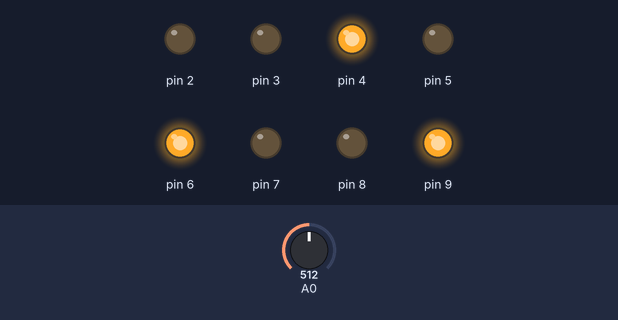
The sketch below on a simulated Arduino Uno, built with avr-gcc and run on an emulated ATmega328P. On the bench: output pins drawn as LEDs (lit = HIGH). The test bench sets the inputs (shaded band); at power-on: A0 = 512.

Above: at 1.2 s.
1.3 s: A0 set to 516
At 2.2 s:
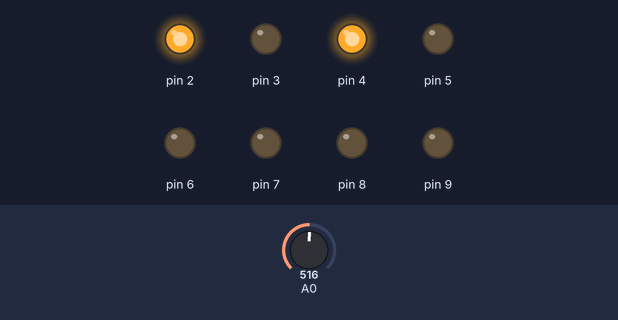
2.8 s: A0 set to 716
At 3.5 s:
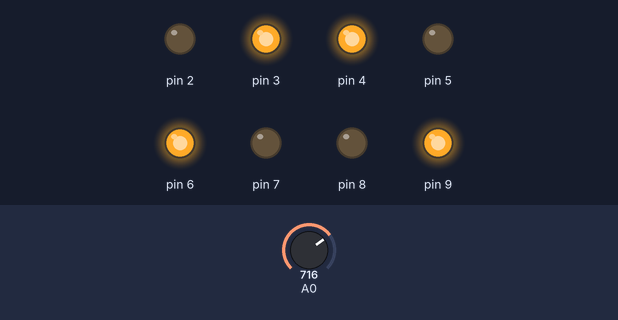
4.3 s: A0 set to 722
At 5.5 s:
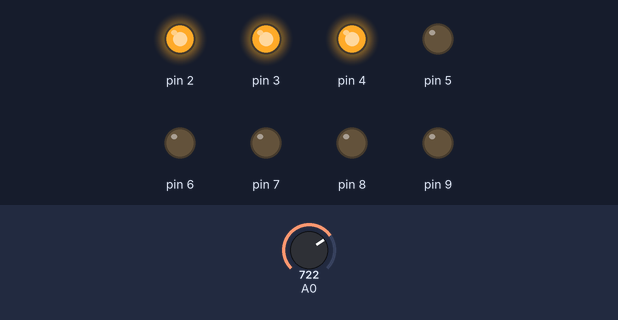
5.8 s: A0 set to 900
At 6.9 s:
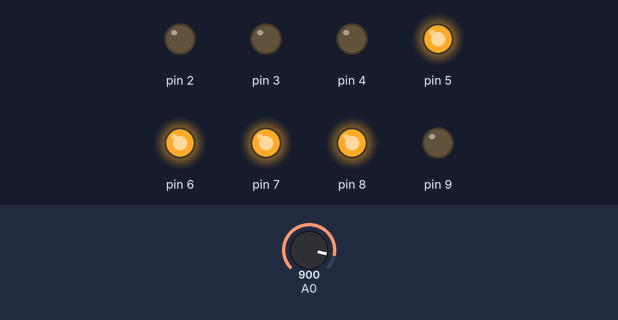
7.3 s: A0 set to 907
At 8.0 s:
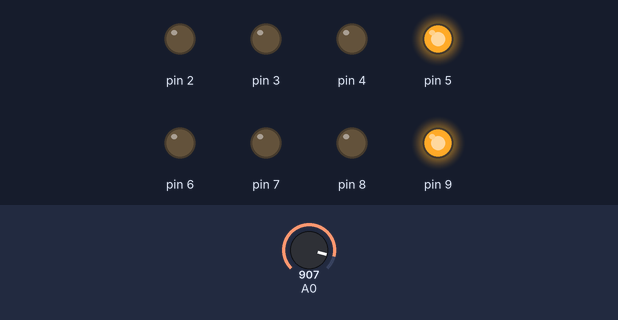
8.8 s: A0 set to 511
At 9.2 s:
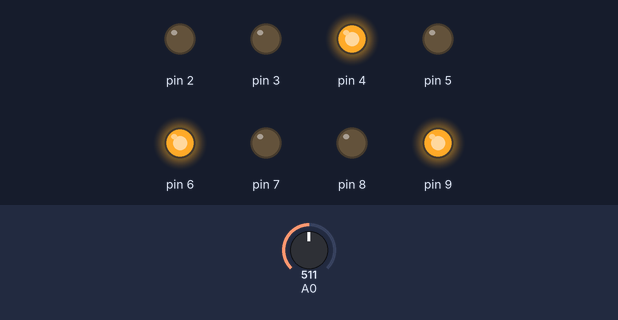
Timing chart, 0 to 11.3 s (numbered marks = the images above; inputs shaded):
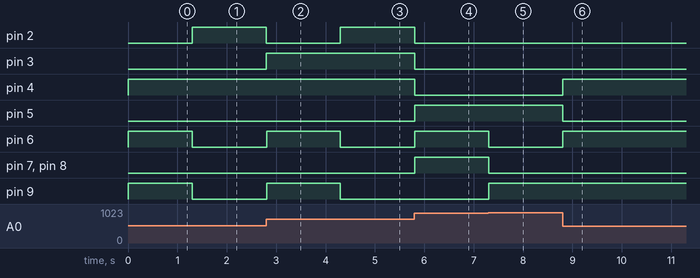

Measured:
- the behaviour switches between 515 and 516 on A0 (found by bisection; images 0 and 1)
- the behaviour switches between 721 and 722 on A0 (found by bisection; images 2 and 3)
- the behaviour switches between 906 and 907 on A0 (found by bisection; images 4 and 5)
- after the input at 1.3 s, pin 2: LOW → HIGH at once; pin 6, pin 9: HIGH → LOW at once
- after the input at 2.8 s, pin 2: HIGH → LOW at once; pin 3, pin 6, pin 9: LOW → HIGH at once
- after the input at 4.3 s, pin 2: LOW → HIGH at once; pin 6, pin 9: HIGH → LOW at once
- after the input at 5.8 s, pin 2–4: HIGH → LOW at once; pin 5–8: LOW → HIGH at once
- after the input at 7.3 s, pin 6–8: HIGH → LOW at once; pin 9: LOW → HIGH at once
- after the input at 8.8 s, pin 4, pin 6: LOW → HIGH at once; pin 5: HIGH → LOW at once

The sketch:

arduino_pot_to_7seg1.ino
```cpp
// C++ code
//
int mapRange = 0;
void setup()
{
  pinMode(A0, INPUT);
  Serial.begin(9600);
  for(int i = 0; i<10; ++i)
  {
   pinMode(i, OUTPUT);
  }

}

void loop()
{
  //Serial.println((99/10));
  mapRange = map(analogRead(A0), 0, 1020, 0, 99);
  //Serial.println(mapRange);
  int tens = mapRange/10;
  int ones = mapRange%10;
  decToBin(tens, 0);
  decToBin(ones, 4);
}

void decToBin(int n, int offset)
    {
  	//Serial.println(n);
      int pins[4] = {0,0,0,0};
     if(n >=8)
      {
       n-=8;
        pins[0]= 1;
       //Serial.println("hi"+pins[0]);
      }
      if(n >=4)
      {
       n-=4;
        pins[1] = 1;
      }
      if(n >= 2)
      {
       n-=2;
        pins[2] = 1;
      }
      if(n >= 1)
      {
       n-=1;
        pins[3] = 1;
      }

      for(int i = 0; i<4; i++)
      {
        //Serial.print(pins[3-i]);
       digitalWrite((3-i)+2 + offset,pins[i]);
        //Serial.print(pins[i]);
      }
  	Serial.println();

    }
```
